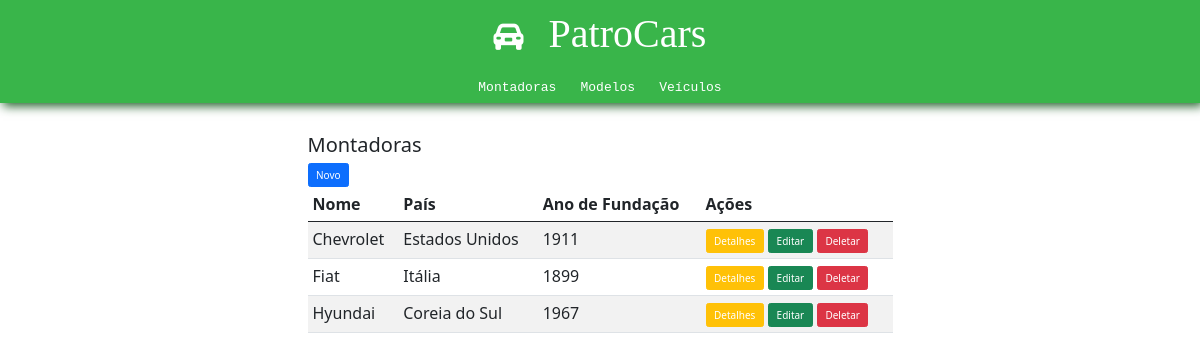
The page /patrocars/montadoras/ on the database as committed earlier.
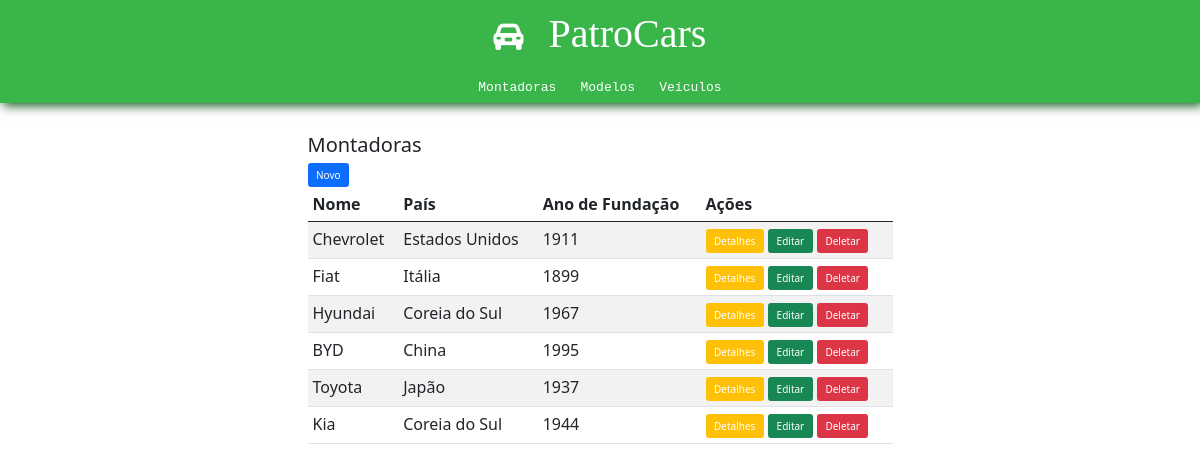
The same page on the database as committed later.
### patrocars/models.py (models this page shows, shortened)
class Montadora(models.Model):
    id = models.CharField(primary_key=True, default=ulid.new, editable=False, max_length=26)
    nome = models.CharField(max_length=100)
    pais = models.CharField(max_length=100)
    ano_fundacao = models.IntegerField()

### patrocars/views.py (the view)
# urls.py: path('montadoras/', views.lista_montadoras, name='lista_montadoras'),
def lista_montadoras(request):
    montadoras = Montadora.objects.all()
    return render(request, 'patrocars/montadoras/lista_montadoras.html', {'montadoras': montadoras})

### patrocars/templates/patrocars/montadoras/lista_montadoras.html
{% include 'patrocars/partials/head.html' %}
<body>
    {% include 'patrocars/partials/header.html' %}
    <main>
        <div class="container-sm mt-5" style="width:50vw">
            <h2>Montadoras</h2>
            <button class="btn btn-primary">
                <a href="{% url 'patrocars:criar_montadora' %}">Novo</a>
            </button>
            <table class="table table-striped">
                <thead>
                    <tr>
                        <th scope="col">Nome</th>
                        <th scope="col">País</th>
                        <th scope="col">Ano de Fundação</th>
                        <th scope="col">Ações</th>
                    </tr>
                </thead>
                <tbody>
                    {% for montadora in montadoras %}
                        <tr>
                            <td>{{ montadora.nome }}</td>
                            <td>{{ montadora.pais }}</td>
                            <td>{{ montadora.ano_fundacao }}</td>
                            <td>
                                <button class="btn btn-warning"><a href="{% url 'patrocars:detalhe_montadora' montadora.id %}" >Detalhes</a></button>
                                <button class="btn btn-success"><a href="{% url 'patrocars:editar_montadora' montadora.id %}" >Editar</a></button>
                                <button class="btn btn-danger"><a href="{% url 'patrocars:excluir_montadora' montadora.id %}" >Deletar</a></button>
                            </td>
                        </tr>
                    {% empty %}
                        <tr>
                            <td colspan="4">Nenhuma montadora cadastrada.</td>
                        </tr>
                    {% endfor %}
                </tbody>
            </table>
        </div>
    </main>
</body>
</html>

### patrocars/templates/patrocars/partials/head.html (shortened to what this page needs)
{% load static %}
<!DOCTYPE html>
<html lang="en">
<head>
    <link href="https://cdn.jsdelivr.net/npm/bootstrap@5.0.2/dist/css/bootstrap.min.css" rel="stylesheet">
    <link rel="stylesheet" href="{% static 'patrocars/css/style.css' %}">
    <link rel="stylesheet" href="https://cdnjs.cloudflare.com/ajax/libs/font-awesome/6.6.0/css/all.min.css" />
</head>

### patrocars/templates/patrocars/partials/header.html
<header class="custom-container">
    <div class="container-titulo">
        <div class="titulo-patrocars">
            <a href="{% url 'patrocars:home' %}" class="link-home">
                <span class="span-icon"><i class="fa-solid fa-car-rear"></i></span>
                <span class="span-titulo">
                    <h1 class="titulo">PatroCars</h1>
                </span>
            </a>
        </div>
        <div class="navegacao-patrocars">
            <nav>
                <a href="{% url 'patrocars:lista_montadoras' %}">Montadoras</a>
                <a href="{% url 'patrocars:lista_modelos' %}">Modelos</a>
                <a href="{% url 'patrocars:lista_veiculos' %}">Veículos</a>
            </nav>
        </div>
    </div>
</header>

### patrocars/static/patrocars/css/style.css (style rules this page uses)
* { margin: 0; padding: 0; box-sizing: border-box; }
html { font-size: 62.5%; }
body { font-size: 1.6rem; }
main { margin-top: 10px; }
.custom-container { display: flex; justify-content: center; padding: 10px 0px 5px 0px; margin: 0; background-color: #39B54A; box-shadow: 3px 3px 10px #1d5c25; }
.container-titulo { display: flex; flex-direction: column; align-items: center; justify-content: center; gap: 10px; }
h1.titulo { font-family: "DM Serif Text", serif; font-weight: 200; font-style: normal; }
nav > a { font-family: 'Courier New', Courier, monospace; font-size: small; color: white; text-decoration: none; margin: 10px; }
.navegacao-patrocars { display: flex; justify-content: center; }
.link-home { display: flex; justify-content: center; align-items: center; gap: 25px; text-decoration: none; color: white; }
.span-icon { font-size: 3rem; }
.titulo { display: flex; flex-direction: column; font-size: 4rem; }
a { text-decoration: none; color: white; }

Rows that differ between the two databases and show on the page:
added Montadora: nome "BYD", pais "China", ano_fundacao "1995"
added Montadora: nome "Toyota", pais "Japão", ano_fundacao "1937"
added Montadora: nome "Kia", pais "Coreia do Sul", ano_fundacao "1944"
